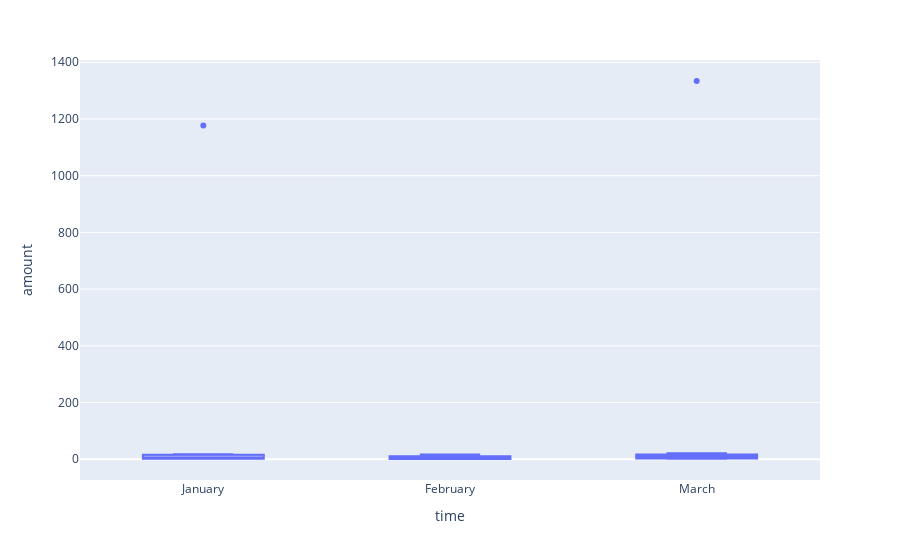

The cell this chart's notebook holds for it:
### Code cell
fig = px.box(ch25_txs, x="time", y="amount")
fig.show()

### Figure 1 — Plotly figure (JSON) as saved in the notebook; plotly's stock layout.template omitted (floating-point values rounded to 4 significant figures)
{"data": [{"alignmentgroup": "True", "hovertemplate": "time=%{x}<br>amount=%{y}<extra></extra>", "legendgroup": "", "marker": {"color": "#636efa"}, "name": "", "notched": false, "offsetgroup": "", "orientation": "v", "showlegend": false, "type": "box", "x": ["January", "January", "January", "January", "January", "January", "January", "January", "January", "January", "February", "February", "February", "February", "February", "February", "February", "February", "February", "February", "March", "March", "March", "March", "March", "March", "March", "March", "March", "March", "March", "March", "March"], "x0": " ", "xaxis": "x", "y": [1.46, 10.74, 2.93, 1.39, 17.84, 1.65, 15.86, 2.22, 1177, 2.75, 10.75, 10.81, 5.97, 3.69, 16.7, 1.26, 2.63, 11.01, 0.91, 1.18, 12.42, 16.58, 1334, 2.88, 2.04, 13.57, 10.1, 1.65, 3.08, 4.2, 2.56, 18.28, 21.04], "y0": " ", "yaxis": "y"}], "layout": {"autosize": true, "boxmode": "group", "legend": {"tracegroupgap": 0}, "margin": {"t": 60}, "xaxis": {"anchor": "y", "autorange": true, "domain": [0, 1], "range": [-0.5, 2.5], "title": {"text": "time"}, "type": "category"}, "yaxis": {"anchor": "x", "autorange": true, "domain": [0, 1], "range": [-73.15, 1408.0], "title": {"text": "amount"}, "type": "linear"}}}
